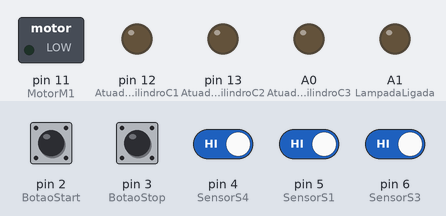
This sketch was run on a simulated Arduino Uno, built with avr-gcc and run on an emulated ATmega328P. On the bench: switched loads named in the sketch (green lamp = pin HIGH), output pins drawn as LEDs (lit = HIGH). The inputs (shaded band) are chosen by the test bench; at power-on: pin 2 (BotaoStart), pin 3 (BotaoStop), pin 4 (SensorS4), pin 5 (SensorS1), pin 6 (SensorS3) HIGH.

Above: at 1.2 s.
1.3 s: pin 2 (BotaoStart) pulled LOW for 0.15 s
At 2.0 s:
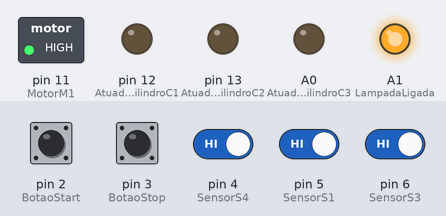
2.9 s: pin 4 (SensorS4) driven LOW
At 3.3 s:
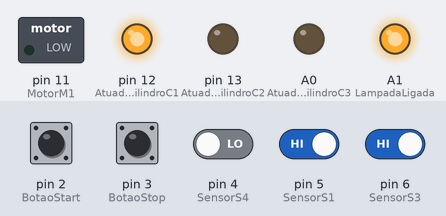
4.4 s: pin 3 (BotaoStop) pulled LOW for 0.15 s
At 5.6 s:
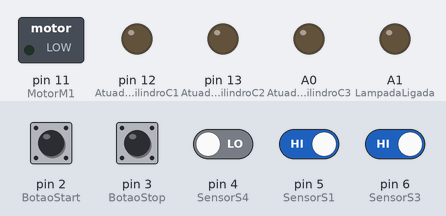
6.0 s: pin 2 (BotaoStart) pulled LOW for 1 s
At 6.3 s:
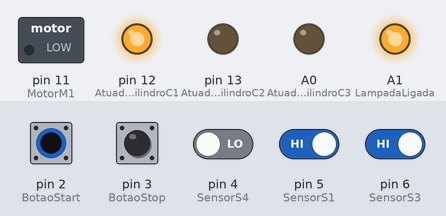
8.5 s: pin 5 (SensorS1) driven LOW
At 11.6 s:
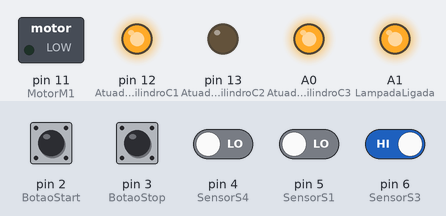
Timing chart, 0 to 12.5 s (numbered marks = the images above; inputs shaded):
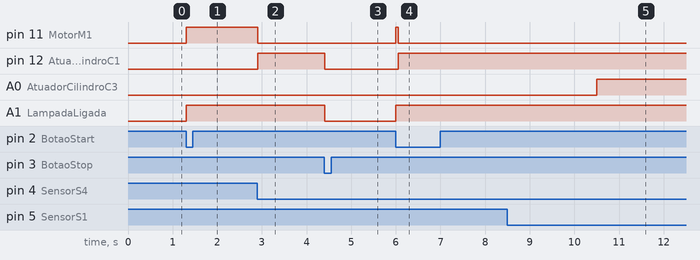

Measured:
- after the input at 1.3 s, pin 11 (MotorM1), A1 (LampadaLigada): LOW → HIGH at once
- after the input at 2.9 s, pin 11 (MotorM1): HIGH → LOW at once; pin 12 (AtuadorCilindroC1): LOW → HIGH at once
- after the input at 4.4 s, pin 12 (AtuadorCilindroC1), A1 (LampadaLigada): HIGH → LOW at once
- after the input at 6.0 s, pin 11 (MotorM1): LOW → HIGH at once, → LOW 0.05 s later; pin 12 (AtuadorCilindroC1): LOW → HIGH after 0.05 s; A1 (LampadaLigada): LOW → HIGH at once
- after the input at 8.5 s, A0 (AtuadorCilindroC3): LOW → HIGH after 2.0 s

The sketch:

EX14.ino
```cpp
/* ************************************************************************

Colégio SATC
Curso Técnico em Mecatrônica
Disciplina: Sistemas Embarcados
Turma: 3191
Professor: Marcos Antonio Jeremias Coelho

Programa: Exercício 14, Dobradeira de Peças (MEF)

Autor: Augusto Bredlau Pinz
Data: 14/06/2026
Versão: 1.0

************************************************************************ */

const int EstadoAguardandoStart = 0;
const int EstadoMovendoM1 = 1;
const int EstadoAvancandoC1 = 2;
const int EstadoAguardandoDobra = 3;
const int EstadoAvancandoC3 = 4;
const int EstadoAguardandoCorte = 5;
const int EstadoAvancandoC2 = 6;
const int EstadoRecuandoCilindros = 7;
const int BotaoStart = 2;
const int BotaoStop = 3;
const int SensorS4 = 4;
const int SensorS1 = 5;
const int SensorS3 = 6;
const int SensorS2 = 7;
const int SensorC1Recuado = 8;
const int SensorC2Recuado = 9;
const int SensorC3Recuado = 10;
const int MotorM1 = 11;
const int AtuadorCilindroC1 = 12;
const int AtuadorCilindroC2 = 13;
const int AtuadorCilindroC3 = A0;
const int LampadaLigada = A1;
int EstadoAtual = EstadoAguardandoStart;
unsigned long TempoDobra = 0;
unsigned long TempoCorte = 0;

void setup() {
  pinMode(BotaoStart, INPUT_PULLUP);
  pinMode(BotaoStop, INPUT_PULLUP);
  pinMode(SensorS4, INPUT_PULLUP);
  pinMode(SensorS1, INPUT_PULLUP);
  pinMode(SensorS3, INPUT_PULLUP);
  pinMode(SensorS2, INPUT_PULLUP);
  pinMode(SensorC1Recuado, INPUT_PULLUP);
  pinMode(SensorC2Recuado, INPUT_PULLUP);
  pinMode(SensorC3Recuado, INPUT_PULLUP);
  pinMode(MotorM1, OUTPUT);
  pinMode(AtuadorCilindroC1, OUTPUT);
  pinMode(AtuadorCilindroC2, OUTPUT);
  pinMode(AtuadorCilindroC3, OUTPUT);
  pinMode(LampadaLigada, OUTPUT);
  desligarAtuadores();
}

void loop() {
  if (digitalRead(BotaoStop) == LOW) {
    EstadoAtual = EstadoAguardandoStart;
  }

  switch (EstadoAtual) {

    case EstadoAguardandoStart:
      desligarAtuadores();
      TempoDobra = 0;
      TempoCorte = 0;
      if (digitalRead(BotaoStart) == LOW) {
        digitalWrite(LampadaLigada, HIGH);
        digitalWrite(MotorM1, HIGH);
        EstadoAtual = EstadoMovendoM1;
      }
      break;

    case EstadoMovendoM1:
      if (digitalRead(SensorS4) == LOW) {
        digitalWrite(MotorM1, LOW);
        digitalWrite(AtuadorCilindroC1, HIGH);
        EstadoAtual = EstadoAvancandoC1;
      }
      break;

    case EstadoAvancandoC1:
      if (digitalRead(SensorS1) == LOW) {
        TempoDobra = millis();
        EstadoAtual = EstadoAguardandoDobra;
      }
      break;

    case EstadoAguardandoDobra:
      if (millis() - TempoDobra >= 2000) {
        digitalWrite(AtuadorCilindroC3, HIGH);
        EstadoAtual = EstadoAvancandoC3;
      }
      break;

    case EstadoAvancandoC3:
      if (digitalRead(SensorS3) == LOW) {
        TempoCorte = millis();
        EstadoAtual = EstadoAguardandoCorte;
      }
      break;

    case EstadoAguardandoCorte:
      if (millis() - TempoCorte >= 2000) {
        digitalWrite(AtuadorCilindroC2, HIGH);
        EstadoAtual = EstadoAvancandoC2;
      }
      break;

    case EstadoAvancandoC2:
      if (digitalRead(SensorS2) == LOW) {
        digitalWrite(AtuadorCilindroC1, LOW);
        digitalWrite(AtuadorCilindroC2, LOW);
        digitalWrite(AtuadorCilindroC3, LOW);
        EstadoAtual = EstadoRecuandoCilindros;
      }
      break;

    case EstadoRecuandoCilindros:
      if (digitalRead(SensorC1Recuado) == LOW && digitalRead(SensorC2Recuado) == LOW && digitalRead(SensorC3Recuado) == LOW) {
        EstadoAtual = EstadoAguardandoStart;
      }
      break;
  }
  delay(50);
}

void desligarAtuadores() {
  digitalWrite(MotorM1, LOW);
  digitalWrite(AtuadorCilindroC1, LOW);
  digitalWrite(AtuadorCilindroC2, LOW);
  digitalWrite(AtuadorCilindroC3, LOW);
  digitalWrite(LampadaLigada, LOW);
}
```
